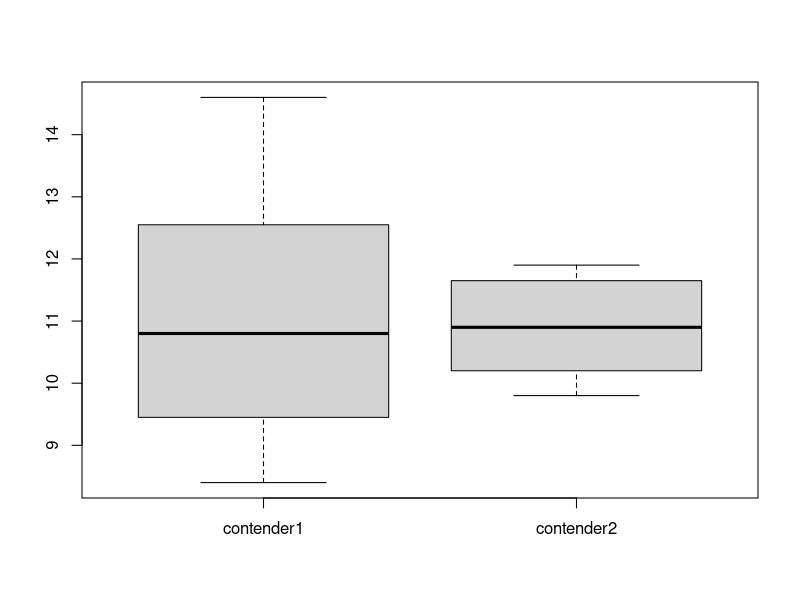

Generate this figure with R:
contender1 <- c(8.4,8.6,8.8,9,9,9.2,9.7,10.1,10.4,10.3,10.5,10.6,11.0,11.1,11.4,11.7,11.9,12.3,12.8,13,13,14.2,14.4,14.6)
contender2 <- c(9.8,9.8,9.9,10.1,10.1,10.2,10.2,10.3,10.3,10.7,10.8,10.8,11,11.1,11.2,11.2,11.3,11.6,11.7,11.7,11.8,11.8,11.9,11.9)
summary(contender1)
summary(contender2)
IQR(contender1)
IQR(contender2)
combined <- cbind(contender1,contender2)
boxplot(combined)
sd(contender1)
sd(contender2)
